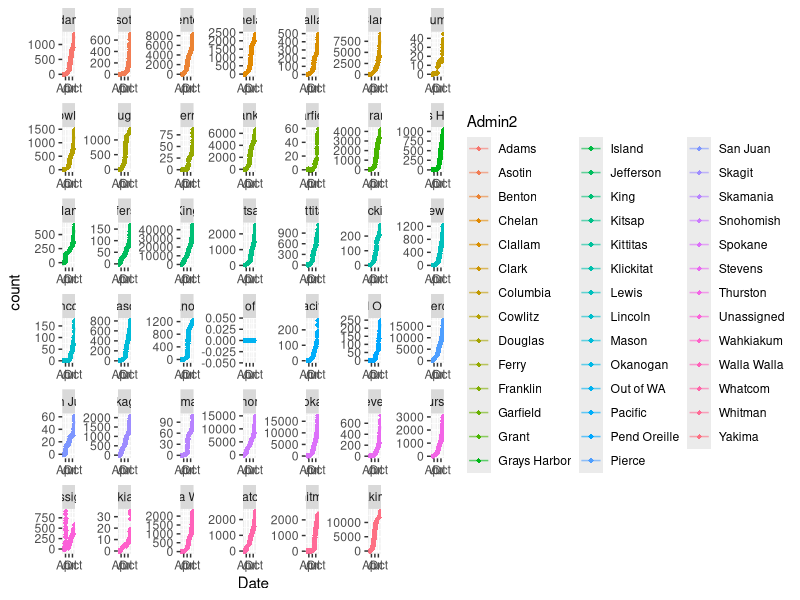
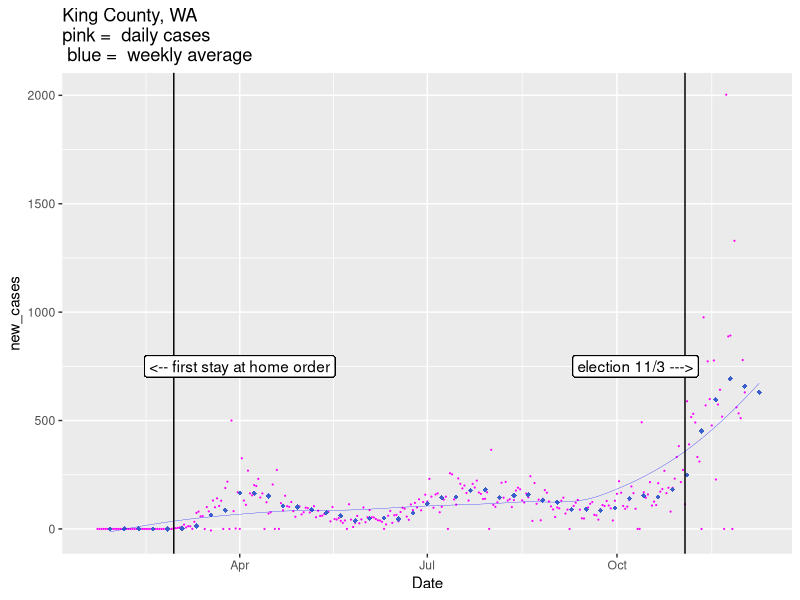
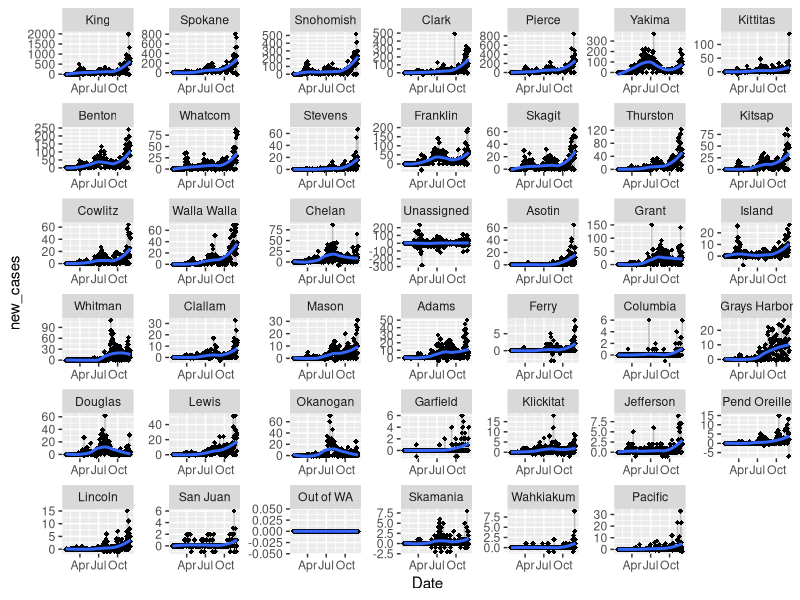

Here is the R script that generated these plots, in order: (Note: this script raises an error after producing the figures.)
library(tidyverse)
library(lubridate)
library(forcats)
library(viridis)
# read US Cases into Rstudio ----------------------------------------------

covid_cases_us <- read.csv(here::here("data","covid_US_cases_raw.csv"),stringsAsFactors = F)

# tidy up the data for graphing
recent_date <- colnames(covid_cases_us)[length(covid_cases_us)]
head(covid_cases_us)

str(covid_cases_us)

UID_dates<- covid_cases_us %>% select(UID,X1.22.20:recent_date) %>% gather(key = Date, value= count,-UID)

UID_info<- covid_cases_us %>% select(-c(X1.22.20:recent_date))

covid_US_cases_tidy<- left_join(UID_info,UID_dates,by="UID")

covid_US_cases_tidy<-covid_US_cases_tidy %>% mutate(Date=gsub("X","",Date))
str(covid_US_cases_tidy)

cols<- names(covid_US_cases_tidy[c(1:8,11)])

#Use lapply() to coerce and replace the chosen columns:
covid_US_cases_tidy[cols] <- lapply(covid_US_cases_tidy[cols], factor)  ## as.factor() could also be used
covid_US_cases_tidy$Date<- mdy(covid_US_cases_tidy$Date)
str(covid_US_cases_tidy)
#write.csv(covid_US_cases_tidy,file='./data/covid_US_cases_tidy.csv')



#covid_US_cases_tidy<- read.csv(file='./data/covid_US_cases_tidy.csv')

# list of counties in Washington

covid_US_cases_tidy %>% filter(Province_State=="Washington") %>% group_by(Admin2) %>%
  summarise(m=max(count)) %>% arrange(desc(m))

# total cumulative cases in Washington state, King and Spkane county

covid_US_cases_tidy %>% filter(Province_State=="Washington"#,
                               #Admin2=="King"|
                                # Admin2=="Spokane"|
                                 #Admin2=="Snohomish",count>01
                               ) %>%
  group_by(Admin2) %>%
  arrange(desc(Date)) %>% select(-c(iso2:FIPS,Country_Region)) %>% group_by(Date)%>%
  ggplot(aes(Date,count,color=Admin2))+geom_point(shape=18)+
  geom_line(stat='smooth',se=F,alpha=.6)+
  facet_wrap(~Admin2,scales='free')

new.cases <- c("Adams",'Benton','Grant', 'Clark', 'Franklin','Skagit','Spokane','Thurston','Walla Walla','Yakima',"King")

covid_US_cases_tidy %>% filter(#Date>today()-21,
                               Province_State=='Washington') %>%
  #filter(Admin2 == "King" |Admin2 %in% new.cases) %>%
  group_by(Admin2) %>%
  arrange(-desc(Date)) %>% select(-c(iso2:FIPS,Country_Region)) %>%
  mutate(count_lag=lag(count,1),new_cases=count-count_lag) %>% group_by(Date) %>%
  arrange(desc(Date),desc(new_cases)) %>%
  mutate(sort.Admin2=factor(Admin2))-> wa.new.cases#


# The following compares snohomish and king on average weekly new  --------

wa.new.cases %>% filter(Admin2=="King") %>% select(Admin2,count,count_lag,new_cases) %>% mutate(week=week(Date)) %>% group_by(week,Admin2)%>% summarise(mean_new=mean(new_cases,na.rm=T),sum_new=sum(new_cases,na.rm=T)) %>% mutate(d=ymd("2020-01-01")+weeks(week))->weekly_king

wa.new.cases %>% filter(Admin2=="King",
                        #Date<=ymd("2020-10-15")
                        ) %>%
  # consdier changing date filter above
  select(Admin2,count,count_lag,new_cases,Date) %>%
  mutate(week=week(Date)) %>%
  group_by(week,Admin2) %>%
  ggplot(aes(x=Date,y=new_cases))+
  geom_point(color='magenta',size=.1) +
  # consdier changing date filter below
    geom_point(data=weekly_king# %>% filter(d<=ymd(today()))
               ,
               aes(x=d,y=mean_new),color='royalblue3',shape=18,size=1.5)+
  geom_smooth(data=weekly_king,aes(x=d,y=mean_new),se = F, color='blue',          size=.1)+
  ggtitle("King County, WA\npink =  daily cases\n blue =  weekly average")+
  geom_vline(xintercept=ymd("2020-11-03"))+
  geom_label(label="election 11/3 --->",
             x= ymd("2020-10-10"),
             y = 750
  )+
  geom_vline(xintercept=ymd("2020-02-29"))+
  geom_label(label="<-- first stay at home order",
             x= ymd("2020-04-01"),
             y = 750
  )



  wa.new.cases[,c(3,12)] <- lapply(wa.new.cases[,c(3,12)],function(x) factor(x))
lapply(wa.new.cases[,c('Admin2','sort.Admin2')], levels)
wa.new.cases[,12] <- factor(wa.new.cases$Admin2,levels = wa.new.cases$Admin2[1:41], ordered = T)

wa.new.cases %>%
  ggplot(aes(Date,new_cases))+
  geom_point(shape=18)+geom_line(alpha=.2)+geom_smooth(se=F)+
  facet_wrap(~sort.Admin2,scales = 'free')

# all us state and then some
drop_ship <- c("Diamond Princess","Grand Princess")
drop_state <- c("New Jersey","New York","Massachusetts","California",)
protest_states <- c("Minnesota","Texas","Colorado","Michigan","Illinois",
                    "Wisconsin","Ohio","Mississippi","North Carolina","Alabama","Arizona")

covid_US_cases_tidy %>%
  select(-c(iso2:FIPS,
            Admin2,
            Country_Region)) %>%
  group_by(Province_State,
           #Admin2,
           Date) %>%
  summarise(count = sum(count, na.rm = T)) %>%
  filter(Date > "2020-04-20", !Province_State %in% drop_ship) %>%
  #filter(!Province_State %in% drop_state) %>%
  #filter(Province_State %in% protest_states) %>%
  mutate(new_cases = count - lag(count)) %>%
  group_by(Date, Province_State) %>% arrange(desc(Date), desc(new_cases)) %>%
  mutate(sort_state = factor(Province_State))  -> tmp

  tmp[,c(1,5)] <- lapply(tmp[,c(1,5)],function(x) factor(x))
  lapply(tmp[,c('Province_State','sort_state')], levels)
  tmp[,5] <- factor(tmp$Province_State,levels = tmp$Province_State[1:56], ordered = T)

    tmp %>%
    ggplot(aes(x=Date,new_cases))+ geom_point(size=.2)+
  geom_line()+
  facet_wrap(~sort_state,scales = 'fixed')+
  ggtitle("new cases in the States since 4/21\nBlue simple linear regression, pink with , loess")+
  geom_smooth(method='lm',color='blue',se=F)+
geom_smooth(color='pink',size=.6)
